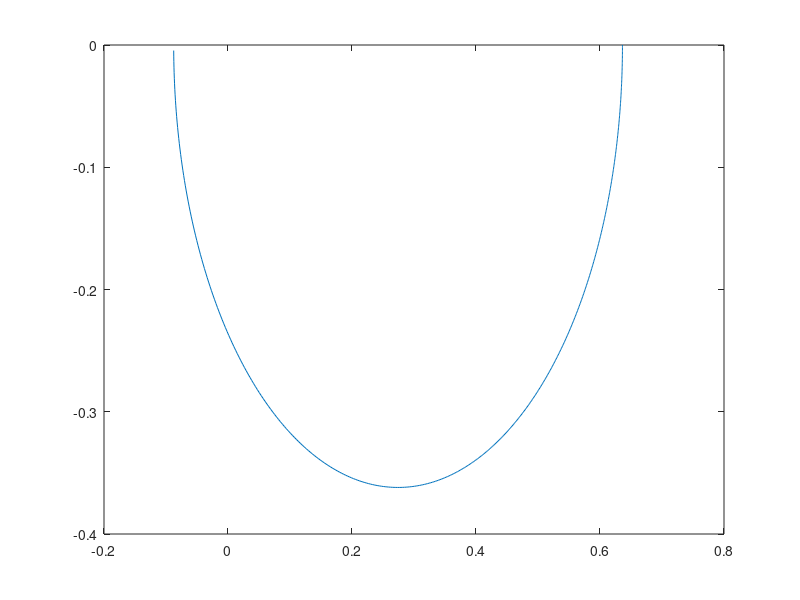

The MATLAB script that drew this image:
b = [0.3984375, 0.456];
a = [1, 0.343];

nfft = 4;
h = fft(b, 2*nfft);
h = h(1:nfft);

for i = 1:nfft
    fprintf('%f%fj ', real(h(i)), imag(h(i)));
end

fprintf('\n');

for i = 1:nfft
    fprintf('%f ', sqrt(real(h(i))*real(h(i)) + imag(h(i))*imag(h(i))));
end

z = freqz(b, a);
for i = 1:z
    z(i)=sqrt(real(z(i))*real(z(i)) + imag(z(i))*imag(z(i)));
end
figure; plot(z)